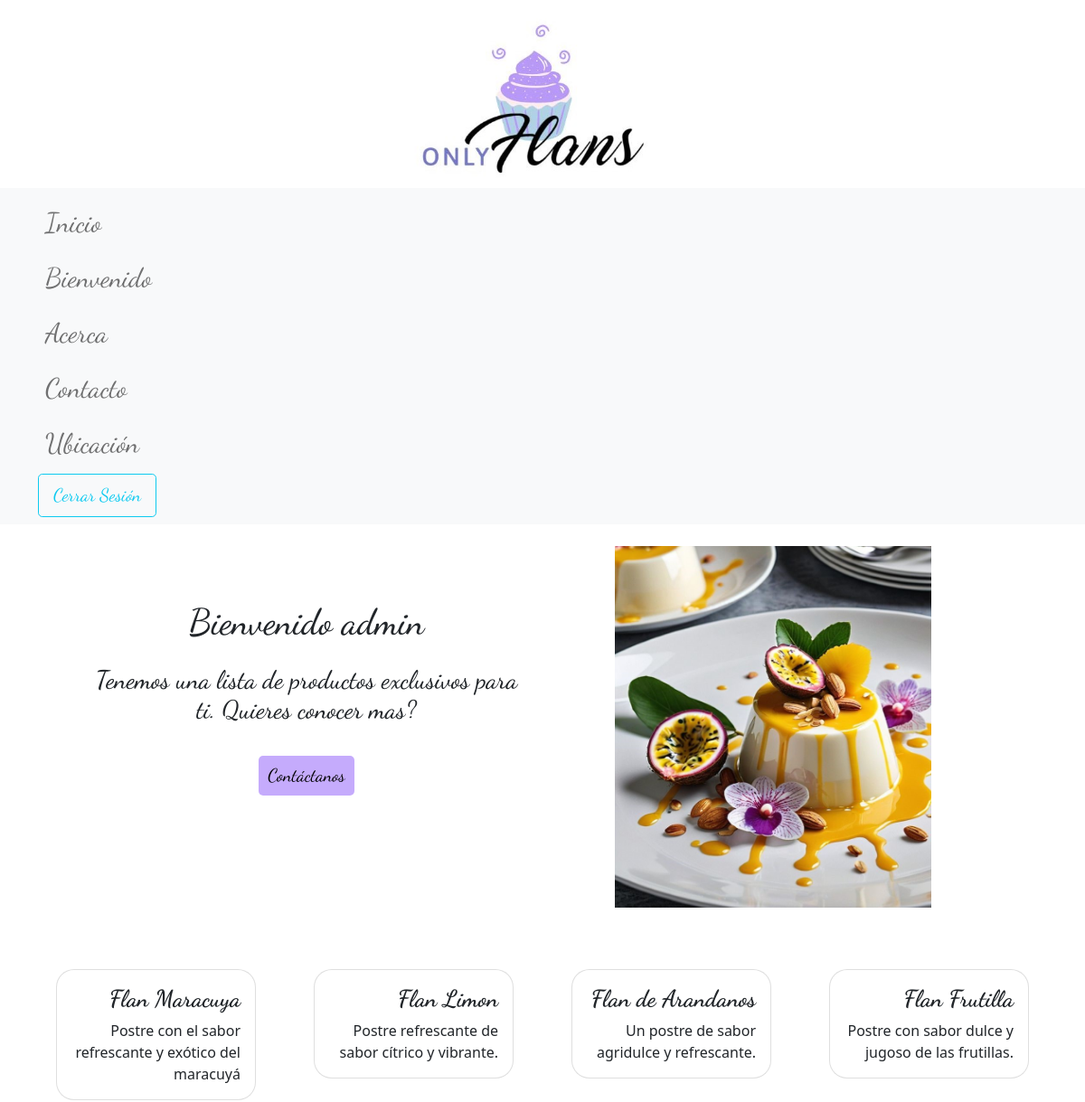
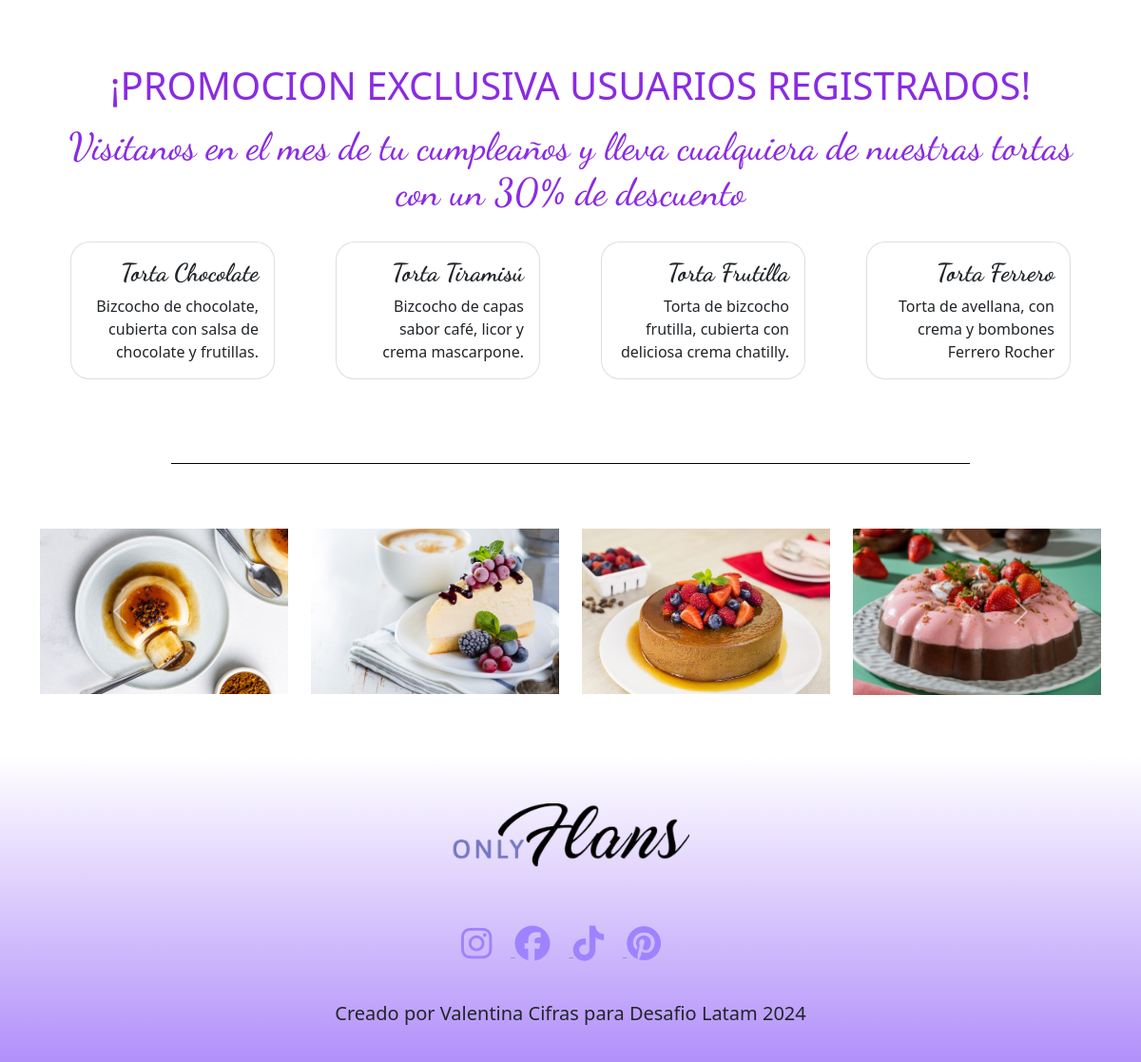
The app's page /bienvenido/ (signed in) with its own data (2 pictures, top to bottom).
### web/models.py (models this page shows, shortened)
class Flan(models.Model):
    flan_uuid = models.UUIDField()
    name = models.CharField(max_length=64)
    description = models.TextField()
    image_url = models.URLField()
    slug = models.SlugField()
    is_private = models.BooleanField()

class PromocionTortas(models.Model):
        torta_uuid = models.UUIDField()
        name = models.CharField(max_length=64)
        description = models.TextField()
        image_url = models.URLField()
        slug = models.SlugField()
        is_private = models.BooleanField()

### web/views.py (the view)
# urls.py: path('bienvenido/', bienvenido, name="bienvenido"),
@login_required
def bienvenido(request):
    flanes = Flan.objects.filter(is_private=True)
    promociones_tortas = PromocionTortas.objects.filter(is_private=True)
    return render(request, 'welcome.html', {'flanes': flanes, 'promociones_tortas': promociones_tortas})

### web/templates/welcome.html (shortened to what this page needs)
{% extends 'base.html' %}
{% block content %}
{% load static%}
<html>
 <body>
  <div class="container pb-5 mt-4">
    <div class="row">
        <div class="col text-center compra-aqui">
            <h1 class="side-text pb-3">Bienvenido {{user.get_username}}  <br></h1>
                                 <h3 class="">Tenemos una lista de productos exclusivos para ti.
                                  Quieres conocer mas?</h3>
            <div>
                <a class="btncontactanos" href="{% url 'contacto' %}">Contáctanos</a>
            </div>
        </div>
        <div class="imagen col d-none d-sm-block pl-4">
          <img src="{% static 'welcome.jpg' %}"  width="350px" height="400px">
        </div>
    </div>
</div>
    <div class="container">
        <div class="row">
          {% for flan in flanes %}
          <div class="col-sm-12 col-md-6 col-lg-3 mb-4">
            <div class="card">
              <div class="card-body">
                <h5 class="card-title">{{ flan.name }}</h5>
                <p class="card-text text-end">{{ flan.description }}</p>
              </div>
            </div>
          </div>
          {% endfor %}
        </div>
      </div>
      <div class="container p-4" id="promocion">
          <h1 class="text-center pb-2" style="color: blueviolet;">¡PROMOCION EXCLUSIVA USUARIOS REGISTRADOS!</h1>
          <h3 class="text-center encuentranos" style="color: blueviolet;">Visitanos en el mes de tu cumpleaños y lleva cualquiera de nuestras tortas con un 30% de descuento</h3>
        <div class="row">
          {% for promocion_torta in promociones_tortas %}
          <div class="col-sm-12 col-md-6 col-lg-3 mb-4">
            <div class="card">
              <div class="card-body">
                <h5 class="card-title">{{ promocion_torta.name }}</h5>
                <p class="card-text text-end">{{ promocion_torta.description }}</p>
              </div>
            </div>
          </div>
          {% endfor %}
        </div>
      </div>
 </body>
</html>
{% endblock %}

### web/templates/base.html (shortened to what this page needs)
<!DOCTYPE html>
<html lang="en">
<head>
    <link href="https://cdn.jsdelivr.net/npm/bootstrap@5.0.2/dist/css/bootstrap.min.css" rel="stylesheet">
    {% load static %}
    <link rel="stylesheet" type="text/css" href="{% static 'css/style.css'%}">
</head>
<html>
<body>
    {% block header %}
    {% include 'header.html' %}
    {% endblock %}
    {% block navbar %}
    {% include 'navbar.html' %}
    {% endblock navbar%}
    {% block content %}{% endblock %}
    {% block contenido %}
    {% include 'carousel.html' %}
    {% endblock %}
    {% block footer %}
    {% include 'footer.html' %}
    {% endblock %}
</body>
</html>

### web/templates/header.html
{% load static %}
    <div class="container">
        <div class="col-4 offset-4 pt-3">
            <img src="{% static 'logo4.jpg' %}" width="350px" alt="Logo" class="img-fluid">
        </div>
    </div>

### web/templates/navbar.html (shortened to what this page needs)
{% load static %}
<nav class="navbar navbar-expand-lg navbar-light bg-light" style="background-color: #d5d4fd;"">
  <div class="container">
    <div class="collapse navbar-collapse " id="navbarNav">
      <ul class="navbar-nav flex-column align-items-start" id="text-nav">
        <li class="nav-item ">
          <a class="nav-link" href="{% url 'indice' %}">Inicio</a>
        </li>
        {% if user.is_authenticated%}
        <li class="nav-item">
          <a class="nav-link" href="{% url 'bienvenido'%}">Bienvenido</a>
        </li>
        {% endif %}
        <li class="nav-item">
          <a class="nav-link" href="{% url 'acerca' %}">Acerca</a>
        </li>
        <li class="nav-item">
          <a class="nav-link" href="{% url 'contacto' %}">Contacto</a>
        </li>
        <li class="nav-item">
          <a class="nav-link" href="{% url 'ubicacion' %}">Ubicación</a>
        </li>
        {% if user.is_authenticated%}
        <li class="nav-item">
          <a type="button" class="btn btn-outline-info btn-lg" href="{% url 'logout' %}">Cerrar Sesión</a>
        </li>
        {% else %}
        <li class="nav-item">
          <a type="button" class="btn btn-outline-info btn-lg" href="{% url 'login' %}">Iniciar Sesión</a>
        </li>
        {% endif %}
      </ul>
    </div>
  </div>
</nav>

### web/templates/carousel.html (shortened to what this page needs)
{% load static %}
<div class="linea"></div>
<div class="d-none d-sm-block ">
    <div class="container py-5 my-3">
        <div id="carouse" class="carousel slide" >
            <div class="carousel-inner">
              <div class="carousel-item active">
                <div class="row">
                    <div class="col-md-3">
                        <img src="{% static '1.jpg'%}" class="d-block w-100" alt="Imagen 1">
                    </div>
                    <div class="col-md-3">
                        <img src="{% static '2.jpg'%}" class="d-block w-100" alt="Imagen 2">
                    </div>
                    <div class="col-md-3">
                        <img src="{% static '3.jpg'%}" class="d-block w-100" alt="Imagen 3">
                    </div>
                    <div class="col-md-3">
                        <img src="{% static '4.jpg'%}" class="d-block w-100" alt="Imagen 4">
                    </div>
                </div>
            </div>
            </div>
        <button class="carousel-control-prev" type="button" data-bs-target="#carouse" data-bs-slide="prev">
            <span class="carousel-control-prev-icon" aria-hidden="true"></span>
          </button>
          <button class="carousel-control-next" type="button" data-bs-target="#carouse" data-bs-slide="next">
            <span class="carousel-control-next-icon" aria-hidden="true"></span>
          </button>
        </div>
  </div>
  </div>

### web/templates/footer.html
{% load static %}
<div class="container-fluid pie-de-pagina" ;">
    <footer class="text-center">
        <div>
            <img src="{% static 'logo.png'%}" class="logo-footer" alt="logo">
        </div>
        <div>
            <a href="http://instagram.com/" style="color:rgb(159, 130, 255)">
                <i class="fa-brands fa-instagram"></i>
            </a>
            <a href="http://facebook.com/" style="color: rgb(159, 130, 255)">
                <i class="fa-brands fa-facebook" ></i>
            </a>
            <a href="http://tiktok.com/" style="color:rgb(159, 130, 255)">
                <i class="fa-brands fa-tiktok" ></i>
            </a>
            <a href="http://pinterest.com/" style="color:rgb(159, 130, 255)">
                <i class="fa-brands fa-pinterest" ></i>
            </a>
        </div>
        <div class="creadopor">
            <p>Creado por Valentina Cifras para Desafio Latam 2024 </p>
        </div>
    </footer>
</div>

### web/static/css/style.css (style rules this page uses)
.navbar-nav .nav-link { color: black; }
#text-nav { font-family: "Dancing Script", cursive; font-optical-sizing: auto; font-weight: 400; font-size: 30px; }
footer { padding-bottom: 20px; }
.fa-brands { margin-bottom: 40px; font-size:37px; letter-spacing: 20px; }
.logo-footer { margin: 50px; max-width: 250px; }
.card { border-radius: 20px; margin: 20px; }
.linea { width: 70%; height: 1px; margin: 20px auto; background-color: #000000; }
.card-title { font-family: "Dancing Script", cursive; font-optical-sizing: auto; font-weight:bolder; font-style:normal; font-size: 26px; text-align: right; }
.pie-de-pagina { background: linear-gradient(transparent,#b290fa); }
.creadopor { font-size: 20px; }
.encuentranos { font-family: "Dancing Script", cursive; font-size: 40px; text-align: center; }
.compra-aqui { font-family: "Dancing Script", cursive; font-size: 50px; padding-top: 60px; padding-left: 70px; }
.btncontactanos { background-color: #c5abfc; height: 35px; font-size: 20px; border-color: transparent; border-radius: 5px; padding: 10px; color: #000000; text-decoration: none; }
.imagen { padding-left: 90px; }
#promocion { border-radius: 5px; }

### records on screen
Flan: name "Flan Maracuya", description "Postre con el sabor refrescante y exótico del maracuyá"
Flan: name "Flan Limon", description "Postre refrescante de sabor cítrico y vibrante."
Flan: name "Flan de Arandanos", description "Un postre de sabor agridulce y refrescante."
Flan: name "Flan Frutilla", description "Postre con sabor dulce y jugoso de las frutillas."
PromocionTortas: name "Torta Chocolate", description "Bizcocho de chocolate, cubierta con salsa de chocolate y frutillas."
PromocionTortas: name "Torta Tiramisú", description "Bizcocho de capas sabor café, licor y crema mascarpone."
PromocionTortas: name "Torta Frutilla", description "Torta de bizcocho frutilla, cubierta con deliciosa crema chatilly."
PromocionTortas: name "Torta Ferrero", description "Torta de avellana, con crema y bombones Ferrero Rocher"

### other values on screen
{{ user.get_username }} "admin"
